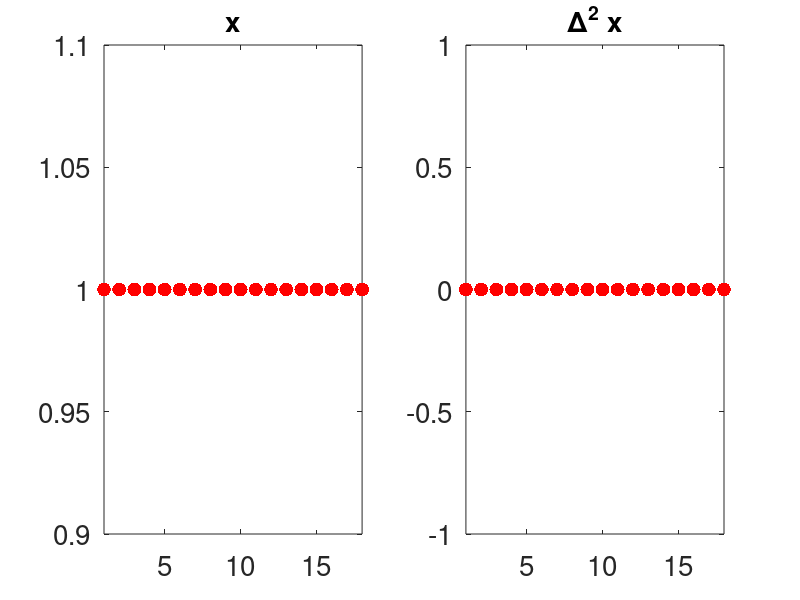

Write the MATLAB code that produced this figure.
%% Class 7: 
% Alex Townsend, 3rd March 2015
%        ajt@mit.edu

%% Finding roots of polynomials: 
p = @(x) x.^5 - pi/10*x.^4-(pi^2/16+1)*x.^3 + (pi^3/160+pi/10)*x.^2 + pi^2*x/16-pi^3/160; 
%p = (x-pi/10).*(x-1).*(x-pi/4).*(x+pi/4).*(x+1);
x = linspace(-1.1,1.1); 
plot(x,p(x),'b-','linewidth',2), hold on, 
set(gca,'fontsize',16), title('Polynomial','fontsize',16)
shg

%% 
C = diag(ones(4,1),-1); 
C(:,end) = [pi^3/160 -pi^2/16 -(pi^3/160+pi/10) (pi^2/16+1) pi/10]';
r = eig( C ); 
plot( r, p(r), '.r','markersize',30)
shg

%% Global optimization 
dp = @(x) 5*x.^4 - 4*pi/10*x.^3-3*(pi^2/16+1)*x.^2 + 2*(pi^3/160+pi/10)*x + pi^2*x/16; 
C = diag(ones(3,1),-1); 
C(:,end) = [-pi^2/16 -2*(pi^3/160+pi/10) 3*(pi^2/16+1) 4*pi/10]'/5;

r = eig( C ); 
plot( r, p(r), '.g','markersize', 30)
shg

%% Gerschgorin's Theorem

A = [1 2 ; 1 5];
A = [1 -2 ; 1 -1];
A = [10 -2 0 1; .2 8 .2 .2; 1 1 2 1; -.2 -.1 0 -3]; 
ev = eig( A ); 
plot(ev+1i*eps, 'r.', 'markersize', 30), hold on,

for j = 1:size(A,1) 
    t = linspace(0, 2*pi);
    a = A(j,:); a(j) = []; 
    rowSum = sum( abs(a) ) + eps*1i;  
    plot( A(j,j) + rowSum * exp(1i*t),'k-','linewidth',2)
end
plot(ev+1i*eps, 'r.', 'markersize', 30), hold on,
axis equal, set(gca,'fontsize',16)


%% Kn times a vector: 
n = 20; h = 1/(n+1); 
Kn = toeplitz( [2 -1 zeros(1,n-2)] );

x = ones(n, 1); 
%x = (1:n)'; 
%x = (1:n)'.^2
%x = sin( 2*(1:n)'*pi*h );
subplot(1,2,1)
plot( x(2:end-1),'.r','markersize',30)
xlim([1 n-2]),set(gca,'fontsize',20)
title('x','fontsize',20)
subplot(1,2,2)
v = -Kn * x; 
plot( v(2:end-1),'.r','markersize',30) 
xlim([1 n-2]), set(gca,'fontsize',20)
title('\Delta^2 x', 'fontsize', 20) 